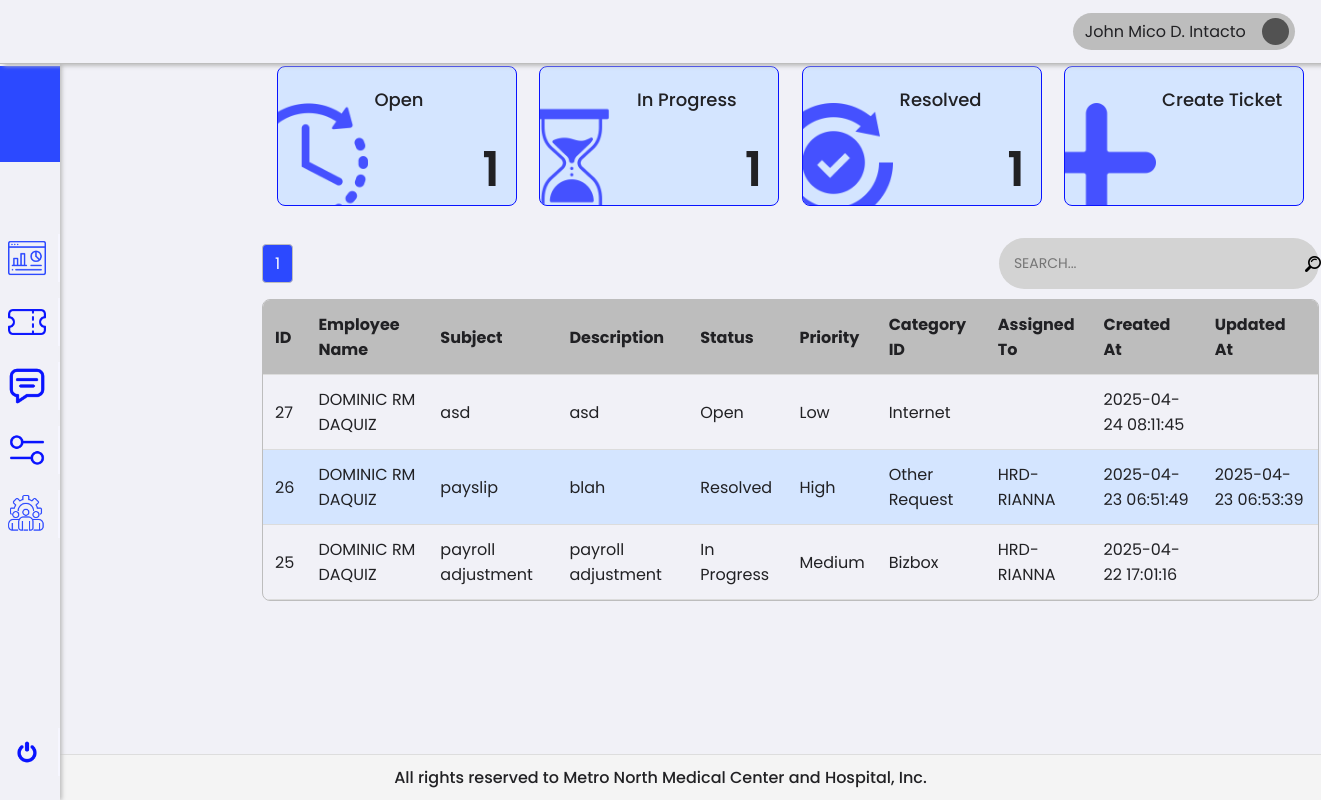
The page /1/superAdmin/ticket.php (signed in) on the database as committed earlier.
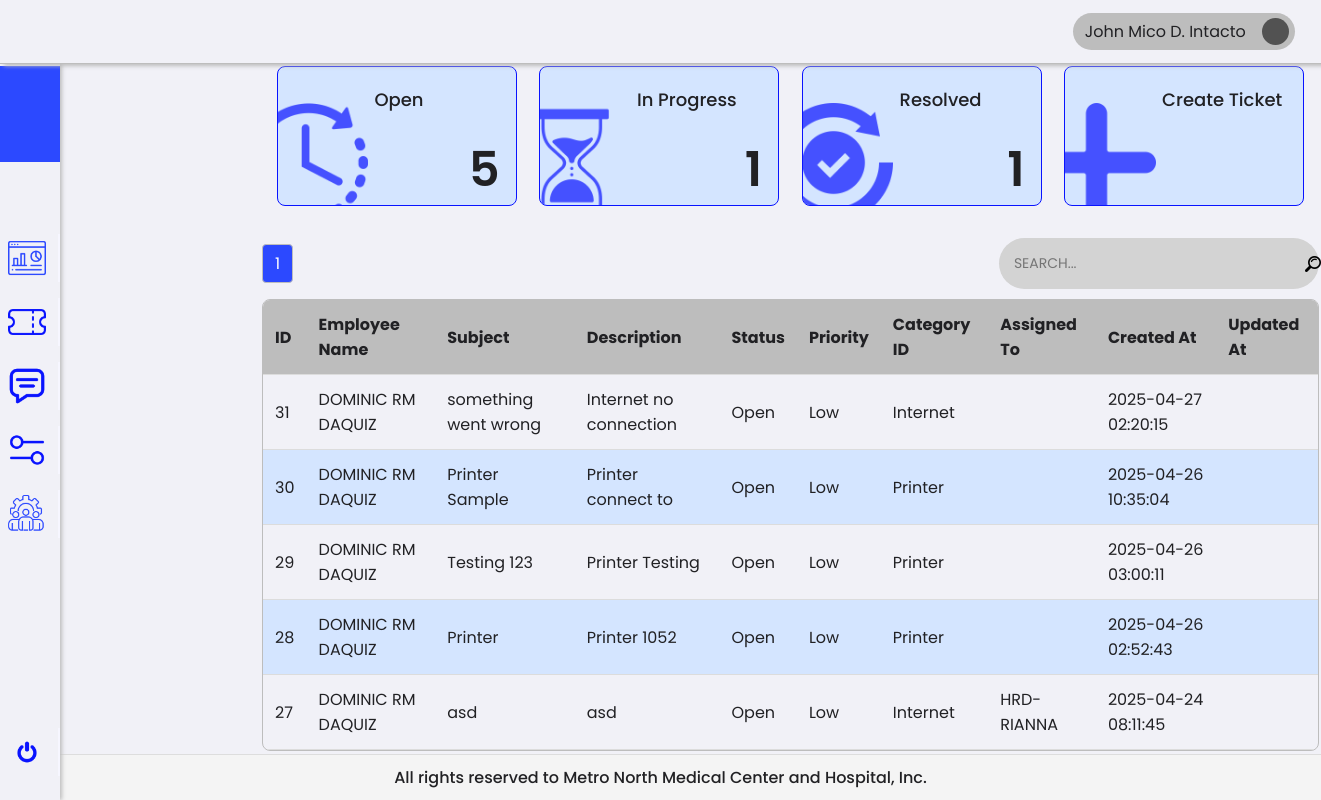
The same page on the database as committed later.
### tables this page shows
CREATE TABLE `tickets` (
  `id` int(11) NOT NULL,
  `employee_id` int(11) NOT NULL,
  `subject` varchar(255) NOT NULL,
  `description` text NOT NULL,
  `status` enum('Open','In Progress','Resolved','Closed') DEFAULT 'Open',
  `priority` enum('Low','Medium','High') DEFAULT 'Low',
  `category_id` int(11) NOT NULL,
  `assigned_to` int(11) DEFAULT NULL,
  `created_at` timestamp NOT NULL DEFAULT current_timestamp(),
  `start_at` timestamp NULL DEFAULT NULL,
  `updated_at` timestamp NULL DEFAULT NULL,
  `leave_type_id` int(11) DEFAULT NULL,
  `leave_request_id` int(11) DEFAULT NULL
);

CREATE TABLE `users` (
  `id` int(11) NOT NULL,
  `name` varchar(255) NOT NULL,
  `email` varchar(255) NOT NULL,
  `password` varchar(255) NOT NULL,
  `role` enum('Employee','HR','HR HEAD','Admin') NOT NULL,
  `department` varchar(255) DEFAULT NULL,
  `status` enum('Active','Inactive') NOT NULL,
  `created_at` timestamp NOT NULL DEFAULT current_timestamp()
);

CREATE TABLE `categories` (
  `id` int(11) NOT NULL,
  `name` varchar(255) NOT NULL
);

### 0/includes/platesCount.php (called while the page is built, shortened)
<?php
try {
    require 'db.php';
    $statusCounts = [
        'Open' => 0,
        'In Progress' => 0,
        'Resolved' => 0
    ];
    $sql = "SELECT status, COUNT(*) AS count FROM tickets WHERE status IN ('Open', 'In Progress', 'Resolved') GROUP BY status";
    $stmt = $pdo->query($sql);
    $results = $stmt->fetchAll(PDO::FETCH_ASSOC);
    foreach ($results as $row) {
        $statusCounts[$row['status']] = $row['count'];
    }
} catch (PDOException $e) {
    die("Database connection failed: " . $e->getMessage());
}

### 0/includes/adminTableQuery.php (called while the page is built, shortened)
<?php
try {
    require 'db.php';
    require 'platesCount.php';
    $limit = 10;
    $page = isset($_GET['page']) && is_numeric($_GET['page']) ? (int)$_GET['page'] : 1;
    $countSql = "SELECT COUNT(*) FROM tickets";
    $stmt = $pdo->query($countSql);
    $totalRecords = $stmt->fetchColumn();
    $totalPages = ceil($totalRecords / $limit);
    $sql = "SELECT
                t.id,
                e.name AS employee_name,
                 e.department AS assigned_department,
                t.subject,
                t.description,
                t.status,
                t.priority,
                c.name AS category_name,
                a.name AS assigned_to_name,
                t.created_at,
                t.start_at,
                t.updated_at
            FROM tickets t
            LEFT JOIN users e ON t.employee_id = e.id
            LEFT JOIN users a ON t.assigned_to = a.id
            LEFT JOIN categories c ON t.category_id = c.id
            ORDER BY t.created_at DESC";
    $stmt = $pdo->prepare($sql);
    $stmt->execute();
    $tickets = $stmt->fetchAll(PDO::FETCH_ASSOC);
} catch (PDOException $e) {
    die("Database connection failed: " . $e->getMessage());
}

### 1/superAdmin/ticket.php (the view, shortened to what the changed rows need)
<?php
require_once '../../0/includes/employeeTicket.php';
require_once '../../0/includes/adminTableQuery.php';
?>
<!DOCTYPE html>
<html lang="en">
<head>
    <link rel="stylesheet" href="../../assets/css/framework.css">
</head>
<body>
    <div class="container">
        <div class="content">
            <div class="row plateRow">
                <div class="col plate" id="plate1" data-status="Open">
                    <div class="plateContent">
                        <div class="plateTitle">Open</div>
                        <div class="plateValue"><?= htmlspecialchars($statusCounts['Open']) ?></div>
                    </div>
                </div>
            </div>
            <div class="pagination-wrapper">
                <div class="pagination">
                    <?php for ($i = 1; $i <= $totalPages; $i++): ?>
                        <a href="?page=<?= $i ?>" class="<?= $i == $page ? 'active' : '' ?>"><?= $i ?></a>
                    <?php endfor; ?>
                </div>
            </div>
            <div class="tableContainer">
                <table id="ticketTable">
                    <thead>
                        <tr>
                            <th>ID <i class="fas fa-sort"></i></th>
                            <th>Employee Name <i class="fas fa-sort"></i></th>
                            <th>Subject <i class="fas fa-sort"></i></th>
                            <th>Description <i class="fas fa-sort"></i></th>
                            <th>Status <i class="fas fa-sort"></i></th>
                            <th>Priority <i class="fas fa-sort"></i></th>
                            <th>Category ID <i class="fas fa-sort"></i></th>
                            <th>Assigned To <i class="fas fa-sort"></i></th>
                            <th>Created At <i class="fas fa-sort"></i></th>
                            <th>Updated At <i class="fas fa-sort"></i></th>
                        </tr>
                    </thead>
                    <tbody>
                        <?php if (!empty($tickets)): ?>
                            <?php foreach ($tickets as $ticket): ?>
                                <tr data-status="<?= htmlspecialchars($ticket['status']) ?>">
                                    <td><?= htmlspecialchars($ticket['id']) ?></td>
                                    <td><?= htmlspecialchars($ticket['employee_name']) ?></td>
                                    <td><?= htmlspecialchars($ticket['subject']) ?></td>
                                    <td><?= htmlspecialchars($ticket['description']) ?></td>
                                    <td><?= htmlspecialchars($ticket['status']) ?></td>
                                    <td><?= htmlspecialchars($ticket['priority']) ?></td>
                                    <td><?= htmlspecialchars($ticket['category_name']) ?></td>
                                    <td><?= htmlspecialchars($ticket['assigned_to_name']) ?></td>
                                    <td><?= htmlspecialchars($ticket['created_at']) ?></td>
                                    <td><?= htmlspecialchars($ticket['updated_at']) ?></td>
                                </tr>
                            <?php endforeach; ?>
                        <?php else: ?>
                            <tr>
                                <td colspan="10" style="text-align: center;">No tickets found</td>
                            </tr>
                        <?php endif; ?>
                    </tbody>
                </table>
            </div>
        </div>
    </div>
</body>
</html>

Rows that differ between the two databases and show on the page:
no longer on this page (row unchanged): tickets: id "26", employee.name "DOMINIC RM DAQUIZ", subject "payslip", description "blah", status "Resolved", priority "High", category.name "Other Request", assigned_to.name "HRD-RIANNA", created_at "2025-04-23 06:51:49", updated_at "2025-04-23 06:53:39"
no longer on this page (row unchanged): tickets: id "25", employee.name "DOMINIC RM DAQUIZ", subject "payroll adjustment", description "payroll adjustment", status "In Progress", priority "Medium", category.name "Bizbox", assigned_to.name "HRD-RIANNA", created_at "2025-04-22 17:01:16"
added tickets: id "31", employee.name "DOMINIC RM DAQUIZ", subject "something went wrong", description "Internet no connection", status "Open", priority "Low", category.name "Internet", created_at "2025-04-27 02:20:15"
added tickets: id "30", employee.name "DOMINIC RM DAQUIZ", subject "Printer Sample", description "Printer connect to", status "Open", priority "Low", category.name "Printer", created_at "2025-04-26 10:35:04"
added tickets: id "29", employee.name "DOMINIC RM DAQUIZ", subject "Testing 123", description "Printer Testing", status "Open", priority "Low", category.name "Printer", created_at "2025-04-26 03:00:11"
added tickets: id "28", employee.name "DOMINIC RM DAQUIZ", subject "Printer", description "Printer 1052", status "Open", priority "Low", category.name "Printer", created_at "2025-04-26 02:52:43"
changed tickets "asd": assigned_to.name (not shown) → "HRD-RIANNA"
Other text that changed with them:
$statusCounts['Open']: "1" → "5"
